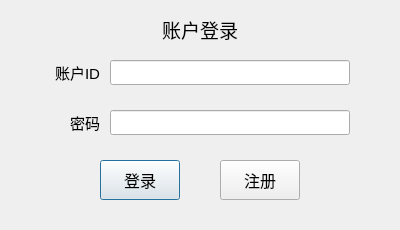
<?xml version="1.0" encoding="UTF-8"?>
<ui version="4.0">
 <class>userloginWindow</class>
 <widget class="QWidget" name="userloginWindow">
  <property name="geometry">
   <rect>
    <x>0</x>
    <y>0</y>
    <width>400</width>
    <height>230</height>
   </rect>
  </property>
  <property name="minimumSize">
   <size>
    <width>400</width>
    <height>230</height>
   </size>
  </property>
  <property name="maximumSize">
   <size>
    <width>400</width>
    <height>230</height>
   </size>
  </property>
  <property name="font">
   <font>
    <family>Microsoft YaHei UI</family>
   </font>
  </property>
  <property name="windowTitle">
   <string>登录</string>
  </property>
  <widget class="QLabel" name="userIDlabel">
   <property name="geometry">
    <rect>
     <x>40</x>
     <y>60</y>
     <width>60</width>
     <height>25</height>
    </rect>
   </property>
   <property name="font">
    <font>
     <family>Microsoft YaHei UI</family>
     <pointsize>11</pointsize>
    </font>
   </property>
   <property name="text">
    <string>&lt;html&gt;&lt;head/&gt;&lt;body&gt;&lt;p align=&quot;right&quot;&gt;账户ID&lt;/p&gt;&lt;/body&gt;&lt;/html&gt;</string>
   </property>
  </widget>
  <widget class="QLineEdit" name="userIDlineEdit">
   <property name="geometry">
    <rect>
     <x>110</x>
     <y>60</y>
     <width>240</width>
     <height>25</height>
    </rect>
   </property>
   <property name="font">
    <font>
     <family>Microsoft YaHei</family>
     <pointsize>11</pointsize>
    </font>
   </property>
   <property name="locale">
    <locale language="English" country="UnitedStates"/>
   </property>
  </widget>
  <widget class="QPushButton" name="loginButton">
   <property name="geometry">
    <rect>
     <x>100</x>
     <y>160</y>
     <width>80</width>
     <height>40</height>
    </rect>
   </property>
   <property name="font">
    <font>
     <family>Microsoft YaHei UI</family>
     <pointsize>12</pointsize>
    </font>
   </property>
   <property name="text">
    <string>登录</string>
   </property>
   <property name="default">
    <bool>true</bool>
   </property>
  </widget>
  <widget class="QLabel" name="passwordlabel">
   <property name="geometry">
    <rect>
     <x>40</x>
     <y>110</y>
     <width>60</width>
     <height>25</height>
    </rect>
   </property>
   <property name="font">
    <font>
     <family>Microsoft YaHei UI</family>
     <pointsize>11</pointsize>
    </font>
   </property>
   <property name="text">
    <string>&lt;html&gt;&lt;head/&gt;&lt;body&gt;&lt;p align=&quot;right&quot;&gt;密码&lt;/p&gt;&lt;/body&gt;&lt;/html&gt;</string>
   </property>
  </widget>
  <widget class="QLineEdit" name="passwordlineEdit">
   <property name="geometry">
    <rect>
     <x>110</x>
     <y>110</y>
     <width>240</width>
     <height>25</height>
    </rect>
   </property>
   <property name="font">
    <font>
     <family>Microsoft YaHei</family>
     <pointsize>11</pointsize>
    </font>
   </property>
   <property name="locale">
    <locale language="English" country="UnitedStates"/>
   </property>
   <property name="echoMode">
    <enum>QLineEdit::Password</enum>
   </property>
  </widget>
  <widget class="QLabel" name="title">
   <property name="geometry">
    <rect>
     <x>0</x>
     <y>10</y>
     <width>400</width>
     <height>40</height>
    </rect>
   </property>
   <property name="font">
    <font>
     <family>Microsoft YaHei UI</family>
     <pointsize>14</pointsize>
    </font>
   </property>
   <property name="text">
    <string>&lt;html&gt;&lt;head/&gt;&lt;body&gt;&lt;p align=&quot;center&quot;&gt;账户登录&lt;/p&gt;&lt;/body&gt;&lt;/html&gt;</string>
   </property>
  </widget>
  <widget class="QPushButton" name="registerButton">
   <property name="geometry">
    <rect>
     <x>220</x>
     <y>160</y>
     <width>80</width>
     <height>40</height>
    </rect>
   </property>
   <property name="font">
    <font>
     <family>Microsoft YaHei UI</family>
     <pointsize>12</pointsize>
    </font>
   </property>
   <property name="text">
    <string>注册</string>
   </property>
  </widget>
  <widget class="QPushButton" name="helpButton">
   <property name="geometry">
    <rect>
     <x>380</x>
     <y>210</y>
     <width>20</width>
     <height>20</height>
    </rect>
   </property>
   <property name="font">
    <font>
     <family>Microsoft YaHei UI</family>
     <pointsize>10</pointsize>
    </font>
   </property>
   <property name="icon">
    <iconset>
     <normaloff>help-20.png</normaloff>help-20.png</iconset>
   </property>
   <property name="iconSize">
    <size>
     <width>20</width>
     <height>20</height>
    </size>
   </property>
   <property name="flat">
    <bool>true</bool>
   </property>
  </widget>
 </widget>
 <layoutdefault spacing="6" margin="11"/>
 <tabstops>
  <tabstop>userIDlineEdit</tabstop>
  <tabstop>passwordlineEdit</tabstop>
  <tabstop>loginButton</tabstop>
  <tabstop>registerButton</tabstop>
 </tabstops>
 <resources/>
 <connections/>
</ui>
